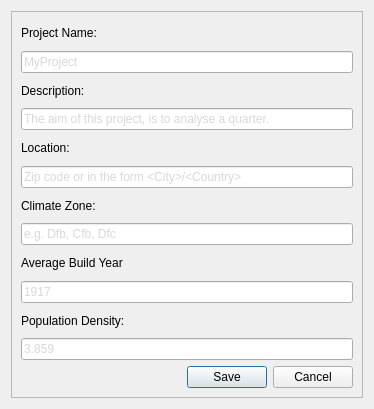
<?xml version="1.0" encoding="UTF-8"?>
<ui version="4.0">
 <class>project_settings_form</class>
 <widget class="QDialog" name="project_settings_form">
  <property name="geometry">
   <rect>
    <x>0</x>
    <y>0</y>
    <width>374</width>
    <height>409</height>
   </rect>
  </property>
  <property name="windowTitle">
   <string>Dialog</string>
  </property>
  <property name="styleSheet">
   <string notr="true">#form QLineEdit {
	color: rgb(151, 151, 151,95);
}

#form QLineEdit:focus {
	color: rgb(0,0,0);
}</string>
  </property>
  <layout class="QVBoxLayout" name="verticalLayout">
   <item>
    <widget class="QFrame" name="form">
     <property name="styleSheet">
      <string notr="true"/>
     </property>
     <property name="frameShape">
      <enum>QFrame::StyledPanel</enum>
     </property>
     <property name="frameShadow">
      <enum>QFrame::Raised</enum>
     </property>
     <layout class="QGridLayout" name="gridLayout">
      <property name="horizontalSpacing">
       <number>15</number>
      </property>
      <property name="verticalSpacing">
       <number>-1</number>
      </property>
      <item row="4" column="0">
       <widget class="QLabel" name="location_label">
        <property name="text">
         <string>Location:</string>
        </property>
       </widget>
      </item>
      <item row="0" column="0">
       <widget class="QLabel" name="project_name_label">
        <property name="toolTip">
         <string>Name of the project</string>
        </property>
        <property name="text">
         <string>Project Name:</string>
        </property>
       </widget>
      </item>
      <item row="1" column="0">
       <widget class="QLineEdit" name="project_name">
        <property name="toolTip">
         <string>Name of the project</string>
        </property>
        <property name="text">
         <string>MyProject</string>
        </property>
       </widget>
      </item>
      <item row="2" column="0">
       <widget class="QLabel" name="description_label">
        <property name="toolTip">
         <string>Short description of the project</string>
        </property>
        <property name="text">
         <string>Description:</string>
        </property>
       </widget>
      </item>
      <item row="3" column="0">
       <widget class="QLineEdit" name="description">
        <property name="text">
         <string>The aim of this project, is to analyse a quarter.</string>
        </property>
       </widget>
      </item>
      <item row="6" column="0">
       <widget class="QLabel" name="climate_zone_label">
        <property name="toolTip">
         <string>Köppen–Geiger climate classification of the investigation area (for more informatoin visit: http://en.wikipedia.org/wiki/Köppen_climate_classification)</string>
        </property>
        <property name="text">
         <string>Climate Zone:</string>
        </property>
       </widget>
      </item>
      <item row="7" column="0">
       <widget class="QLineEdit" name="climate_zone">
        <property name="text">
         <string>e.g. Dfb, Cfb, Dfc</string>
        </property>
       </widget>
      </item>
      <item row="8" column="0">
       <widget class="QLabel" name="average_build_year_label">
        <property name="toolTip">
         <string>Average year of construction on the building stock</string>
        </property>
        <property name="text">
         <string>Average Build Year</string>
        </property>
       </widget>
      </item>
      <item row="9" column="0">
       <widget class="QLineEdit" name="average_build_year">
        <property name="text">
         <string>1917</string>
        </property>
       </widget>
      </item>
      <item row="10" column="0">
       <widget class="QLabel" name="population_density_2">
        <property name="toolTip">
         <string>Population density of the investigation area (inhabitants per square kilometre)</string>
        </property>
        <property name="text">
         <string>Population Density:</string>
        </property>
       </widget>
      </item>
      <item row="11" column="0">
       <widget class="QLineEdit" name="population_density">
        <property name="text">
         <string>3.859</string>
        </property>
       </widget>
      </item>
      <item row="12" column="0">
       <widget class="QDialogButtonBox" name="buttonBox">
        <property name="orientation">
         <enum>Qt::Horizontal</enum>
        </property>
        <property name="standardButtons">
         <set>QDialogButtonBox::Cancel|QDialogButtonBox::Save</set>
        </property>
       </widget>
      </item>
      <item row="5" column="0">
       <widget class="QLineEdit" name="location">
        <property name="text">
         <string>Zip code or in the form &lt;City&gt;/&lt;Country&gt;</string>
        </property>
       </widget>
      </item>
     </layout>
    </widget>
   </item>
  </layout>
 </widget>
 <resources/>
 <connections>
  <connection>
   <sender>buttonBox</sender>
   <signal>accepted()</signal>
   <receiver>project_settings_form</receiver>
   <slot>accept()</slot>
   <hints>
    <hint type="sourcelabel">
     <x>248</x>
     <y>254</y>
    </hint>
    <hint type="destinationlabel">
     <x>157</x>
     <y>274</y>
    </hint>
   </hints>
  </connection>
  <connection>
   <sender>buttonBox</sender>
   <signal>rejected()</signal>
   <receiver>project_settings_form</receiver>
   <slot>reject()</slot>
   <hints>
    <hint type="sourcelabel">
     <x>316</x>
     <y>260</y>
    </hint>
    <hint type="destinationlabel">
     <x>286</x>
     <y>274</y>
    </hint>
   </hints>
  </connection>
 </connections>
</ui>
